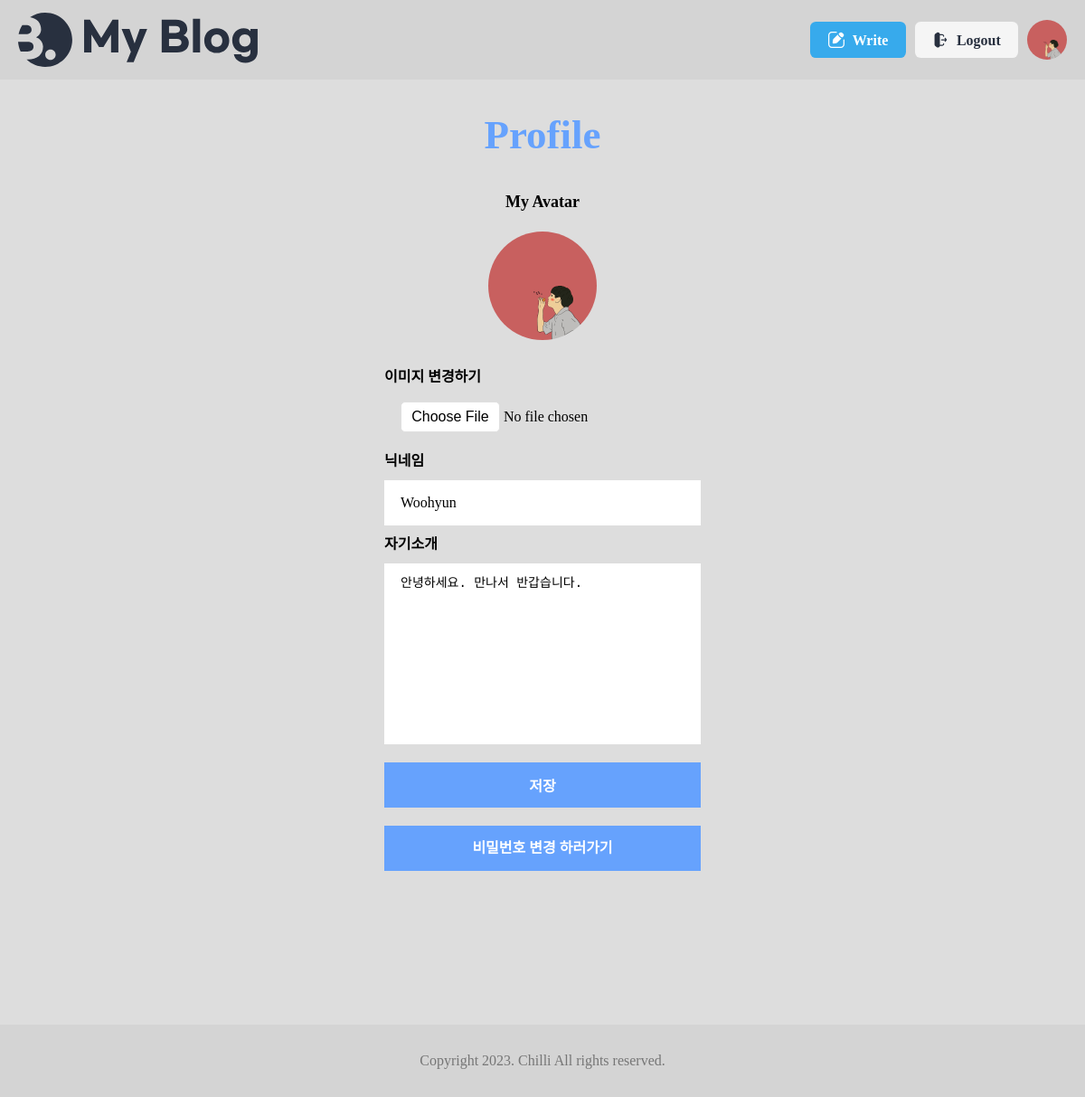
Screenshot of /user/profile/edit/ (signed in) with the database file from the repository.
### user/models.py (models this page shows)
class User(AbstractUser):
    username = None
    email = models.EmailField(unique=True, max_length=255)
    is_profile = models.BooleanField(default=False)
    is_staff = models.BooleanField(default=False)
    is_superuser = models.BooleanField(default=False)
    is_active = models.BooleanField(default=True)
    date_joined = models.DateTimeField(auto_now_add=True)
    last_login = models.DateTimeField(auto_now=True, null=True, blank=True)
    USERNAME_FIELD = 'email'
    EMAIL_FIELD = 'email'
    REQUIRED_FIELDS = []
    objects = UserManager()

class Profile(models.Model):
    user = models.OneToOneField('User', on_delete=models.CASCADE)
    name = models.CharField(default='닉네임', max_length=50, null=True, blank=True)
    avatarUrl = models.ImageField(upload_to='user/media',null=True)
    aboutMe = models.TextField(default='자신을 소개해주세요 :)',null=True, blank=True)
    created_at = models.DateTimeField(auto_now_add=True)
    updated_at = models.DateTimeField(auto_now=True)

### user/views.py (the view, shortened to what this page needs)
# urls.py: path("profile/edit/", ProfileUpdate.as_view(), name='pf-edit'),
class ProfileUpdate(View):
    def get(self, request):
        profile = Profiles.objects.get(user=request.user.pk)
        form = ProfileForm(initial={'avatarUrl': profile.avatarUrl, 'name': profile.name , 'aboutMe': profile.aboutMe})
        context = {
            'form': form,
            'type': 'edit'
        }
        return render(request, 'user/user_profile.html', context)

### user/forms.py
class ProfileForm(forms.ModelForm):
    class Meta:
        model = Profile
        fields = ['avatarUrl', 'name' , 'aboutMe']

### user/templates/user/user_profile.html (shortened to what this page needs)
{% extends 'base.html' %}
{% load static %}
{% block content %}
    {% if type != 'edit' %}
    <form class="user-profile-form" action="{% url 'user:pf-create' %}" enctype="multipart/form-data" method="post">
    {% else %}
    <form class="user-profile-form" action="{% url 'user:pf-edit' %}" enctype="multipart/form-data" method="post">
    {% endif %}
        <h2>Profile</h2>
        <h3>My Avatar</h3>
        {% if request.user.profile.avatarUrl.url %}
            <img src="{{request.user.profile.avatarUrl.url}}" alt="" class="user-avatar" />
        {% else %}
            <img src="{%static 'user/image/basic_profile.jpg'%}" alt="" class="user-avatar" />
        {% endif %}
        <div class="avatar_div">
            <label for="profile-avatar">이미지 변경하기</label>
            <input type="file" id="profile-avatar" name="{{ form.avatarUrl.name }}" value="{{ form.initial.avatarUrl }}">
        </div>
        <div class="name_div">
            <label for="profile-name">닉네임</label>
            <input type="text" id="profile-name" name="{{ form.name.name }}" value="{{ form.initial.name }}">
        </div>
        <div class="aboutMe_div">
            <label for="profile-aboutMe">자기소개</label>
            <textarea id="profile-aboutMe"  name="{{ form.aboutMe.name }}" type="text" rows="20">{{ form.initial.aboutMe }}</textarea>
        </div>
        <input class="pf-save_btn" type="submit" value="저장">
        <a class="change-pw_btn" href="{% url 'user:change-pw' %}">비밀번호 변경 하러가기</a>
    </form>
{% endblock %}

### templates/base.html (shortened to what this page needs)
<!DOCTYPE html>
<html lang="ko">
    {% load static %}
    <head>
        <link rel="stylesheet" href="{% static 'blog/css/reset.css' %}" />
		<link rel="stylesheet" as="style" crossorigin href="https://cdn.jsdelivr.net/gh/orioncactus/pretendard/dist/web/static/pretendard.css" />
		<link rel="stylesheet" href="{% static 'blog/css/global.css' %}" />
		<link
        rel="stylesheet"
        href="https://cdnjs.cloudflare.com/ajax/libs/font-awesome/6.4.0/css/all.min.css"
        />
		<link rel="stylesheet" href="{% static 'blog/css/header.css' %}" />
		<link rel="stylesheet" href="{% static 'blog/css/footer.css' %}" />
		<link rel="stylesheet" href="{% static 'blog/css/about.css' %}" />
		<link rel="stylesheet" href="{% static 'blog/css/button.css' %}" />
		<link rel="stylesheet" href="{% static 'blog/css/category.css' %}" />
		<link rel="stylesheet" href="{% static 'blog/css/author.css' %}" />
		<link rel="stylesheet" href="{% static 'blog/css/post.css' %}" />
		<link rel="stylesheet" href="{% static 'blog/css/posts.css' %}" />
		<link rel="stylesheet" href="{% static 'blog/css/main.css' %}" />
        <link rel="stylesheet" href="{% static 'blog/css/wrapbox.css' %}" />
		<link rel="stylesheet" href="{% static 'blog/css/view.css' %}" />
		<link rel="stylesheet" href="{% static 'blog/css/write.css' %}" />
		<link rel="stylesheet" href="{% static 'blog/css/comment.css' %}" />
		<link rel="stylesheet" href="{% static 'user/css/profile.css' %}" />
		<link rel="stylesheet" href="{% static 'user/css/change-pw.css' %}" />
    </head>
    <body>
		<header>
			<div class="max-width">
				<h1>
					<a href="{% url 'blog:list' %}">
						<img src="{% static 'blog/assets/Logo.svg' %}" alt="My Blog" />
					</a>
				</h1>
				<ul>
                    {% if request.user.is_authenticated %}
					<li>
						<a href="{% url 'blog:write' %}" class="button">
							<img src="{% static 'blog/assets/icon-modify-white.svg' %}" alt="" />
							<span>Write</span>
						</a>
					</li>
					<li>
						<a href="{%url 'user:logout' %}" class="button gray">
							<img src="{% static 'blog/assets/icon-logout.svg' %}" alt="" />
							<span>Logout</span>
						</a>
					</li>
					<li class="profile-img">
						<a href="{%url 'user:pf-create' %}">
							{% if request.user.profile.avatarUrl.url %}
								<img src="{{request.user.profile.avatarUrl.url}}" alt="" class="user-profile" />
							{% else %}
								<img src="{%static 'user/image/basic_profile.jpg'%}" alt="" class="user-profile" />
							{% endif %}
						</a>
					</li>
                    {% endif %}
				</ul>
			</div>
		</header>
        <main class="container">
            {% block content %}
            {% endblock %}
        </main>
		<footer>
			<div class="max-width">
				<h2>Copyright 2023. Chilli All rights reserved.</h2>
			</div>
		</footer>
    </body>
</html>

### static/blog/css/global.css (style rules this page uses)
:root { --main-color: rgb(55, 170, 236); --main-rgb: 55, 171, 236; --outline-border: rgb(55, 160, 236); --red-color: rgb(243, 124, 75); --red-rgb: 243, 124, 75; --black-color: #28303f; --white-color: #fff; --gray-color: #767676; --border-color: #ddd; --gray-background-light: #dddddd; --gray-background: #f5f5f5; --gray-text: #6f6f6f; --border-radius: 0.4em; }
h1, a, div, p, section, article, input, textarea { box-sizing: border-box; }
a { text-decoration: none; color: inherit; }
html { font-size: 10px; }
body { font-size: 1.6rem; line-height: 1.4; }
input, button { font-size: inherit; font-family: inherit; }
a { border-radius: 0.8rem; overflow: hidden; }
img { vertical-align: bottom; }
body { background: var(--gray-background-light); }
.max-width { width: 1300px; max-width: calc(100% - 4rem); margin: 0 auto; }

### static/blog/css/header.css (style rules this page uses)
header { background-color: #d4d4d4; }
header .max-width { display: flex; align-items: center; justify-content: space-between; gap: 4rem; padding: 1rem 0; }
header h1 { font-size: 3rem; }
header h1 a { display: block; padding: 0.4rem; margin-left: -0.4rem; }
header h1 a img { display: block; height: 6rem; }
header ul { display: flex; align-items: center; gap: 1rem; }
.profile-img a { width: 4.4rem; height: 4.4rem; display: block; border-radius: 50%; }
.profile-img img { width: 100%; height: 100%; object-fit: cover; }
header .button { text-transform: none; }

### static/blog/css/footer.css (style rules this page uses)
footer { background: #d4d4d4;; margin-top: 10rem; }
footer .max-width { display: flex; align-items: center; justify-content: center; height: 8rem; position: relative; }
footer h2 { color: var(--gray-color); }

### static/blog/css/button.css (style rules this page uses)
.button { display: inline-flex; align-items: center; justify-content: center; gap: 0.8rem; height: 4rem; padding: 0.2rem 1.2em 0; border: 0; border-radius: var(--border-radius); background: var(--main-color); color: var(--white-color); text-transform: uppercase; font-weight: bold; line-height: 1; }
.button img { height: 1.2em; margin-top: -0.2rem; vertical-align: middle; }
.button.gray { background: var(--gray-background); color: var(--black-color); }

### static/blog/css/main.css (style rules this page uses)
main h3 { font-size: 1.8rem; font-weight: bold; margin-top: 1rem; margin-bottom: 2rem; }

### static/user/css/profile.css (style rules this page uses)
.user-profile-form { display: flex; flex-direction: column; justify-content: center; align-items: center; margin-left: auto; margin-right: auto; margin-top: 3rem; padding-bottom: 7rem; width: 50rem; }
.user-profile-form h2 { font-size: 4.5rem; font-weight: bold; margin-bottom: 2rem; color: rgb(102, 162, 253);; }
.user-profile-form .user-avatar { width: 12rem; height: 12rem; object-fit: cover; border-radius: 50%; margin-bottom: 2rem; }
.aboutMe_div, .name_div, .avatar_div { width: 35rem; display: flex; flex-direction: column; }
.user-profile-form label { font-weight: bold; margin-top: 1rem; margin-bottom: 1rem; }
.user-profile-form input { width: 35rem; height: 5rem; border: none; padding: 0.5rem 1.8rem 0.5rem 1.8rem; }
.user-profile-form textarea { width: 35rem; height: 20rem; resize: none; border: none; padding: 1rem 1.8rem 1rem 1.8rem; font-size: 1.4rem; }
#profile-avatar { background: none; }
.user-profile-form input:not(.pf-save_btn) { background-color: rgb(255, 255, 255); }
.pf-save_btn { font-weight: bold; margin-top: 2rem; background: rgb(102, 162, 253); color: white; }
.change-pw_btn { font-weight: bold; margin-top: 2rem; background: rgb(102, 162, 253); color: white; width: 35rem; height: 5rem; border-radius: 0; text-align: center; line-height: 5rem; }

### rows the page displays
User: user.profile.avatarUrl (picture)
Profile: name "Woohyun", aboutMe "안녕하세요. 만나서 반갑습니다."
